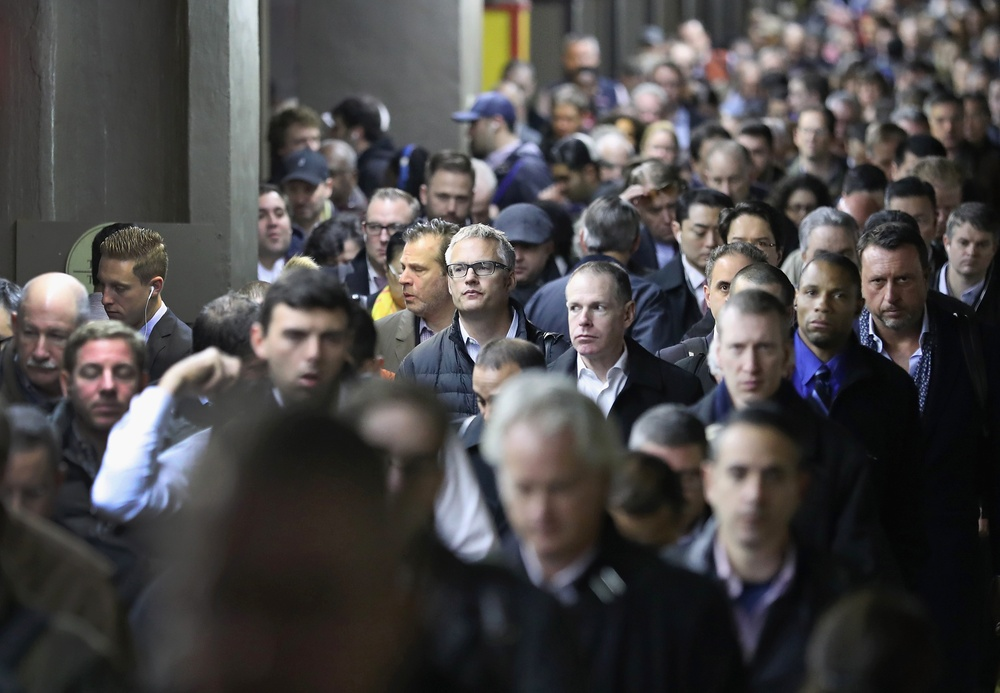
#> input picture image.jpg, 1000 x 693 px, shrunk from 2500 x 1733 before the run
$ python main.py
#> lines starting #> are read from the running program, lines starting #| are printed output that depends on the picture; after the words box and inside, x2 and y2 are one past the last pixel; in counts of white or black regions, pixels touching at a corner belong together
import cv2 as cv

img = cv.imread('image.jpg')
#> img is the input picture: shape (693, 1000, 3); mean B, G, R 71.9, 71.8, 74.7

grayImg = cv.cvtColor(img, cv.COLOR_BGR2GRAY)
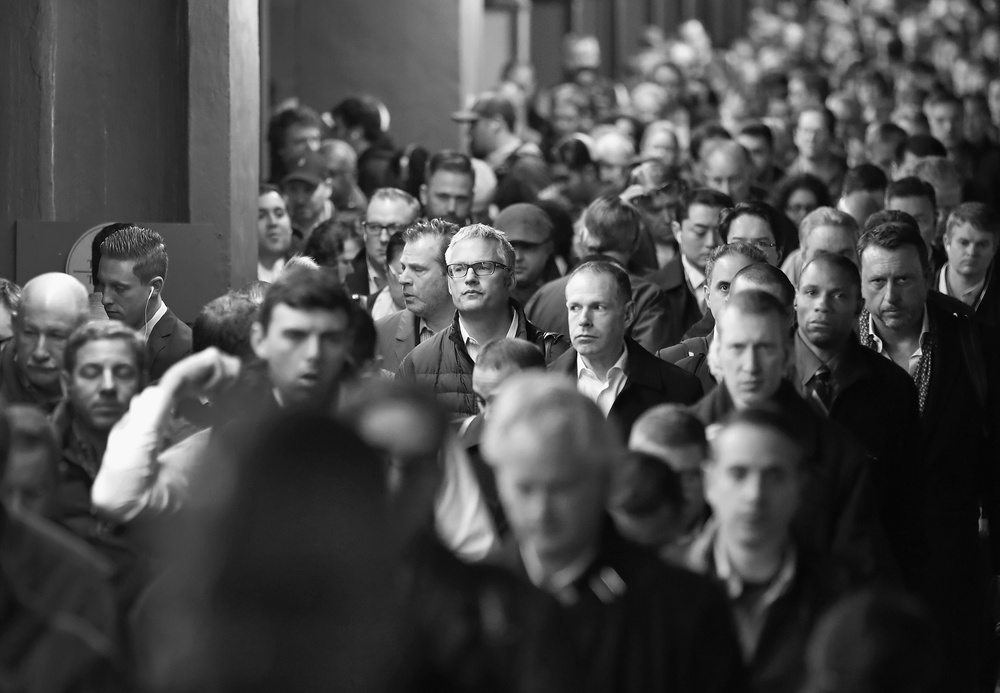
#> grayImg: shape (693, 1000); min 0, max 255, mean 72.7


haar_cascade = cv.CascadeClassifier('data\haarcascades_cuda\haarcascade_frontalface_default.xml')
eye_cascade =  cv.CascadeClassifier('data\haarcascades_cuda\haarcascade_eye.xml')

rectangle = haar_cascade.detectMultiScale(grayImg, 1.1, 9)
#> rectangle = 13 rows, first 6: [247, 193, 53, 53], [426, 178, 52, 52], [944, 223, 53, 53], [438, 241, 69, 69], [555, 283, 64, 64], [790, 265, 70, 70]
# rectangle2 = eye_cascade.detectMultiScale(grayImg, 1.1, 9)

# print(rectangle2)

print(rectangle)
#| [[247 193  53  53]
#|  [426 178  52  52]
#|  [944 223  53  53]
#|  [438 241  69  69]
#|  [555 283  64  64]
#|  [790 265  70  70]
#|  [709 316  82  82]
#|  [ 10 310  66  66]
#|  [853 251  80  80]
#|  [266 301  94  94]
#|  [ 66 340  82  82]
#|  [701 433 111 111]
#> (further printed lines are left out)
for (x,y,w,h) in rectangle:
    cv.rectangle(img, (x,y), (x+w,y+h), (0,255,0), 2)
#> this loop made 13 passes
#> (x, y, w, h) on passes 1 to 12: (247, 193, 53, 53), (426, 178, 52, 52), (944, 223, 53, 53), (438, 241, 69, 69), (555, 283, 64, 64), (790, 265, 70, 70), (709, 316, 82, 82), (10, 310, 66, 66), (853, 251, 80, 80), (266, 301, 94, 94), (66, 340, 82, 82), (701, 433, 111, 111)
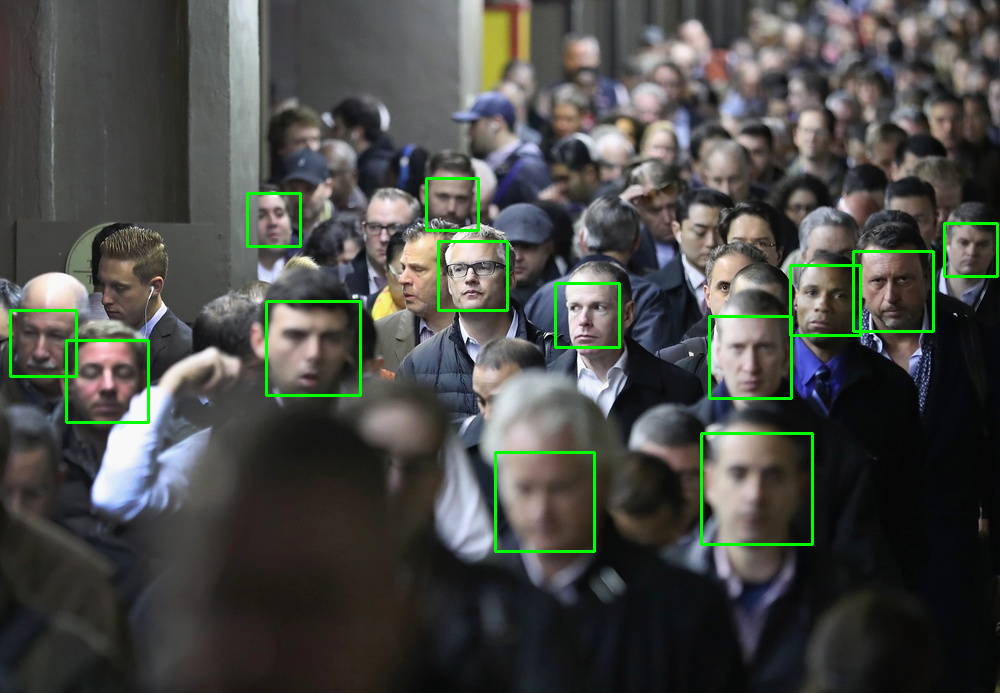
#> img: shape (693, 1000, 3); 1.67% of pixels changed, all inside (x1, y1, x2, y2) = (9, 177, 999, 553)

cv.imshow('picture' ,img)

cv.waitKey(0)

$ run again, with Five_Presidents_Oval_Office.jpg copied over image.jpg
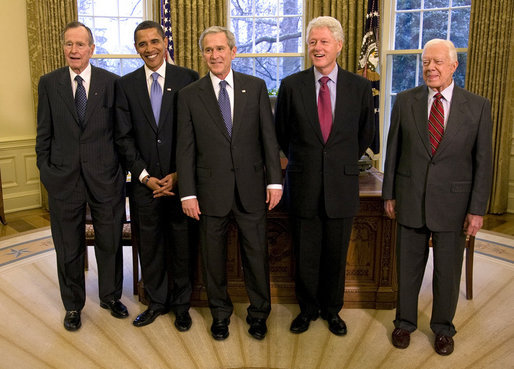
#> input picture Five_Presidents_Oval_Office.jpg, 514 x 369 px
#> img is the input picture: shape (369, 514, 3); mean B, G, R 62.2, 79, 94
#> `grayImg = cv.cvtColor(img, cv.COLOR_BGR2GRAY)`:
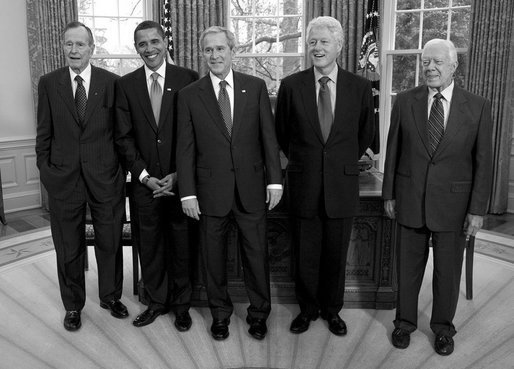
#> grayImg: shape (369, 514); min 0, max 255, mean 81.6
#> rectangle = [[57, 31, 34, 34], [302, 29, 34, 34], [196, 35, 37, 37], [132, 29, 36, 36]]
#| [[ 57  31  34  34]
#|  [302  29  34  34]
#|  [196  35  37  37]
#|  [132  29  36  36]]
#> the loop `for (x,y,w,h) in rectangle:` made 4 passes
#> after the loop `for (x,y,w,h) in rectangle:`:
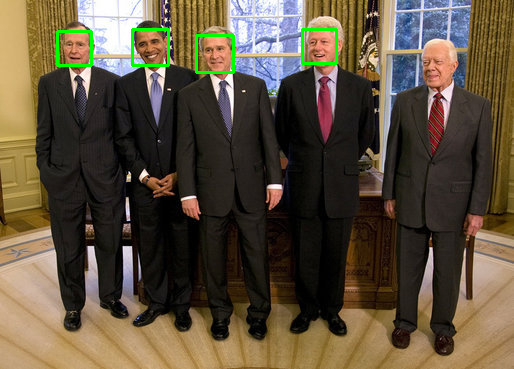
#> img: shape (369, 514, 3); 0.88% of pixels changed, all inside (x1, y1, x2, y2) = (56, 28, 338, 74)
